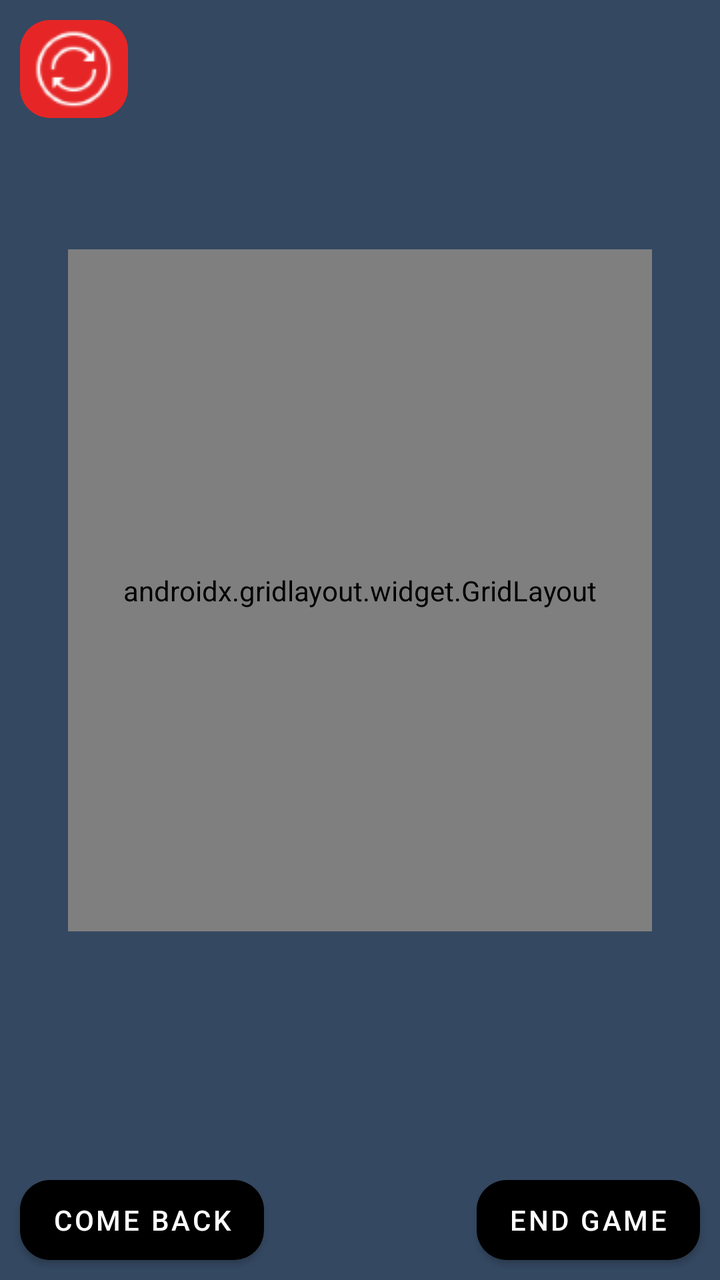
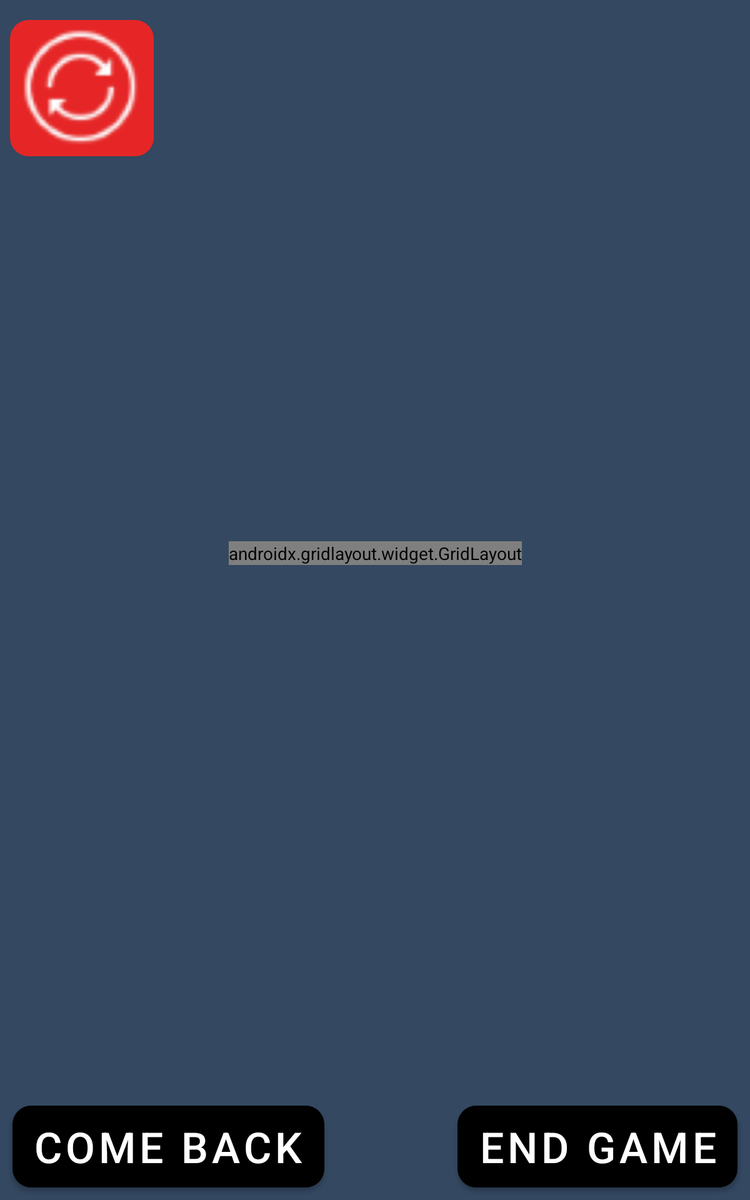

One screen, two layout resources from the same app: the default and the repository's alternative for another configuration. Each is rendered where Android would select it; the XML of both is given below.
<!-- AndroidManifest.xml: application theme Theme.GamesClock -->
<!-- res/layout/fragment_rummy.xml -->
<?xml version="1.0" encoding="utf-8"?>
<layout xmlns:android="http://schemas.android.com/apk/res/android"
    xmlns:app="http://schemas.android.com/apk/res-auto"
    xmlns:tools="http://schemas.android.com/tools">

    <FrameLayout
        android:layout_width="match_parent"
        android:layout_height="match_parent"
        tools:context=".rummikub.RummyFragment">


        <androidx.constraintlayout.widget.ConstraintLayout
            android:layout_width="match_parent"
            android:layout_height="match_parent"
            android:background="@color/background">

            <androidx.gridlayout.widget.GridLayout
                android:id="@+id/gridLayout"
                android:layout_width="292dp"
                android:layout_height="341dp"
                android:layout_marginStart="16dp"
                android:layout_marginTop="16dp"
                android:layout_marginEnd="16dp"
                android:layout_marginBottom="16dp"
                app:layout_constraintBottom_toTopOf="@+id/bttnEndGame"
                app:layout_constraintEnd_toEndOf="parent"
                app:layout_constraintHorizontal_bias="0.5"
                app:layout_constraintStart_toStartOf="parent"
                app:layout_constraintTop_toTopOf="parent">

                <ImageButton
                    android:id="@+id/bttnPlayer3"
                    android:layout_width="wrap_content"
                    android:layout_height="wrap_content"
                    android:contentDescription="@string/button_player_3"
                    app:layout_column="0"
                    app:layout_row="2"
                    app:srcCompat="@drawable/comodinnegre" />

                <ImageButton
                    android:id="@+id/bttnPlayer4"
                    android:layout_width="wrap_content"
                    android:layout_height="wrap_content"
                    android:contentDescription="@string/button_player_4"
                    app:layout_column="1"
                    app:layout_row="2"
                    app:srcCompat="@drawable/comodinvermell" />

                <ImageButton
                    android:id="@+id/bttnPlayer1"
                    android:layout_width="wrap_content"
                    android:layout_height="wrap_content"
                    android:contentDescription="@string/button_player_1"
                    app:layout_column="0"
                    app:layout_row="1"
                    app:srcCompat="@drawable/comodingroc" />

                <ImageButton
                    android:id="@+id/bttnPlayer2"
                    android:layout_width="wrap_content"
                    android:layout_height="wrap_content"
                    android:contentDescription="@string/button_player_2"
                    app:layout_column="1"
                    app:layout_row="1"
                    app:srcCompat="@drawable/comodinblau" />

                <TextView
                    android:id="@+id/txtPlayer1"
                    style="@style/textPlayers"
                    android:layout_width="133dp"
                    android:layout_height="30dp"
                    android:layout_marginStart="5dp"
                    app:layout_column="0"
                    app:layout_row="0" />

                <TextView
                    android:id="@+id/txtPlayer2"
                    style="@style/textPlayers"
                    android:layout_width="134dp"
                    android:layout_height="30dp"
                    android:layout_marginStart="5dp"
                    app:layout_column="1"
                    app:layout_row="0" />

                <TextView
                    android:id="@+id/txtPlayer3"
                    style="@style/textPlayers"
                    android:layout_width="137dp"
                    android:layout_height="30dp"
                    android:layout_marginStart="5dp"
                    app:layout_column="0"
                    app:layout_row="3" />

                <TextView
                    android:id="@+id/txtPlayer4"
                    style="@style/textPlayers"
                    android:layout_width="134dp"
                    android:layout_height="30dp"
                    android:layout_marginStart="5dp"
                    app:layout_column="1"
                    app:layout_row="3" />

            </androidx.gridlayout.widget.GridLayout>

            <TextView
                android:id="@+id/ttxTime1"
                style="@style/time"
                android:layout_width="wrap_content"
                android:layout_height="wrap_content"
                android:layout_marginStart="16dp"
                android:layout_marginTop="16dp"
                android:layout_marginEnd="16dp"
                android:layout_marginBottom="16dp"
                app:layout_constraintBottom_toTopOf="@+id/gridLayout"
                app:layout_constraintEnd_toEndOf="parent"
                app:layout_constraintStart_toStartOf="parent"
                app:layout_constraintTop_toTopOf="parent" />

            <TextView
                android:id="@+id/txTime2"
                style="@style/time"
                android:layout_width="wrap_content"
                android:layout_height="wrap_content"
                android:layout_marginStart="16dp"
                android:layout_marginTop="16dp"
                android:layout_marginEnd="16dp"
                android:layout_marginBottom="16dp"
                app:layout_constraintBottom_toTopOf="@+id/bttnBack"
                app:layout_constraintEnd_toEndOf="parent"
                app:layout_constraintStart_toStartOf="parent"
                app:layout_constraintTop_toBottomOf="@+id/gridLayout" />

            <Button
                android:id="@+id/bttnEndGame"
                android:layout_width="wrap_content"
                android:layout_height="40dp"
                android:layout_marginEnd="10dp"
                android:layout_marginBottom="10dp"
                android:background="@drawable/button_shape"
                android:backgroundTint="#F55C47"
                android:text="@string/end_game"
                app:layout_constraintBottom_toBottomOf="parent"
                app:layout_constraintEnd_toEndOf="parent"
                tools:ignore="TouchTargetSizeCheck" />

            <Button
                android:id="@+id/bttnBack"
                android:layout_width="wrap_content"
                android:layout_height="40dp"
                android:layout_marginStart="10dp"
                android:layout_marginBottom="10dp"
                android:background="@drawable/button_shape"
                android:backgroundTint="#F55C47"
                android:text="@string/come_back"
                app:layout_constraintBottom_toBottomOf="parent"
                app:layout_constraintStart_toStartOf="parent"
                tools:ignore="TouchTargetSizeCheck" />

            <ImageButton
                android:id="@+id/bttnRetry"
                android:layout_width="54dp"
                android:layout_height="49dp"
                android:layout_marginStart="10dp"
                android:layout_marginTop="10dp"
                android:background="@drawable/button_shape"
                android:contentDescription="@string/retry"
                app:layout_constraintStart_toStartOf="parent"
                app:layout_constraintTop_toTopOf="parent"
                app:srcCompat="@drawable/retry" />

        </androidx.constraintlayout.widget.ConstraintLayout>
    </FrameLayout>
</layout>
<!-- resources referenced by this layout -->
<resources>
  <color name="background">#344861</color>
  <!-- drawable button_shape (drawable) -->
  <?xml version="1.0" encoding="utf-8"?>
  <layer-list xmlns:android="http://schemas.android.com/apk/res/android">
  
      
      <item>
          <shape  android:shape="rectangle">
              <solid android:color="#E62626" />
              <corners android:radius="15dp" />
  
          </shape>
      </item>
  
  
  </layer-list>
  <!-- drawable comodinblau: png bitmap (drawable, 22867 bytes) -->
  <!-- drawable comodingroc: png bitmap (drawable, 21160 bytes) -->
  <!-- drawable comodinnegre: png bitmap (drawable, 19507 bytes) -->
  <!-- drawable comodinvermell: png bitmap (drawable, 5545 bytes) -->
  <!-- drawable retry: png bitmap (drawable, 1862 bytes) -->
  <string name="button_player_1">Button Player 1</string>
  <string name="button_player_2">Button Player 2</string>
  <string name="button_player_3">Button Player 3</string>
  <string name="button_player_4">Button Player 4</string>
  <string name="come_back">COME BACK</string>
  <string name="end_game">end game</string>
  <string name="retry">Retry</string>
  <style name="textPlayers">
          <item name="android:textColor">#FFFFFF</item>
          <item name="android:textSize">20sp</item>
          <item name="android:background">@drawable/players_shape</item>
      </style>
  <style name="time">
          <item name="android:layout_width">wrap_content</item>
          <item name="android:layout_height">wrap_content</item>
          <item name="android:textColor">#FAFAFA</item>
          <item name="android:textSize">34sp</item>
      </style>
  <style name="Theme.GamesClock" parent="Theme.MaterialComponents.DayNight.DarkActionBar">
          
          <item name="colorPrimary">@color/black</item>
          <item name="colorPrimaryVariant">@color/black</item>
          <item name="colorOnPrimary">@color/white</item>
          
          <item name="colorSecondary">@color/teal_200</item>
          <item name="colorSecondaryVariant">@color/teal_700</item>
          <item name="colorOnSecondary">@color/black</item>
          
          <item name="android:statusBarColor" tools:targetApi="l">?attr/colorPrimaryVariant</item>
          
      </style>
  <!-- drawable players_shape (drawable) -->
  <?xml version="1.0" encoding="utf-8"?>
  <layer-list xmlns:android="http://schemas.android.com/apk/res/android">
  
      
      <item>
          <shape  android:shape="rectangle">
              <solid android:color="@color/background" />
              <corners android:radius="15dp" />
  
          </shape>
      </item>
  
  
  </layer-list>
  <color name="black">#FF000000</color>
  <color name="white">#FFFFFFFF</color>
  <color name="teal_200">#F55C47</color>
  <color name="teal_700">#FF018786</color>
</resources>
<!-- res/layout-sw600dp/fragment_rummy.xml (the repository's variant of the layout above) -->
<!-- drawn on a 7-inch tablet held upright -->
<?xml version="1.0" encoding="utf-8"?>
<layout xmlns:android="http://schemas.android.com/apk/res/android"
    xmlns:app="http://schemas.android.com/apk/res-auto"
    xmlns:tools="http://schemas.android.com/tools">

    <FrameLayout
        android:layout_width="match_parent"
        android:layout_height="match_parent"
        tools:context=".rummikub.RummyFragment">


        <androidx.constraintlayout.widget.ConstraintLayout
            android:layout_width="match_parent"
            android:layout_height="match_parent"
            android:background="@color/background">

            <androidx.gridlayout.widget.GridLayout
                android:id="@+id/gridLayout"
                android:layout_width="wrap_content"
                android:layout_height="wrap_content"
                android:layout_marginStart="16dp"
                android:layout_marginTop="16dp"
                android:layout_marginEnd="16dp"
                android:layout_marginBottom="16dp"
                app:layout_constraintBottom_toTopOf="@+id/bttnEndGame"
                app:layout_constraintEnd_toEndOf="parent"
                app:layout_constraintHorizontal_bias="0.5"
                app:layout_constraintStart_toStartOf="parent"
                app:layout_constraintTop_toTopOf="parent">

                <TextView
                    android:id="@+id/txtPlayer1"
                    style="@style/textPlayers"
                    android:layout_width="339dp"
                    android:layout_height="55dp"
                    android:layout_marginStart="5dp"
                    android:textSize="34sp"
                    app:layout_column="0"
                    app:layout_row="0" />

                <TextView
                    android:id="@+id/txtPlayer2"
                    style="@style/textPlayers"
                    android:layout_width="339dp"
                    android:layout_height="55dp"
                    android:layout_marginStart="5dp"
                    android:textSize="34sp"
                    app:layout_column="1"
                    app:layout_row="0" />

                <TextView
                    android:id="@+id/txtPlayer3"
                    style="@style/textPlayers"
                    android:layout_width="339dp"
                    android:layout_height="55dp"
                    android:layout_marginStart="5dp"
                    android:textSize="34sp"
                    app:layout_column="0"
                    app:layout_row="3" />

                <TextView
                    android:id="@+id/txtPlayer4"
                    style="@style/textPlayers"
                    android:layout_width="339dp"
                    android:layout_height="55dp"
                    android:layout_marginStart="5dp"
                    android:textSize="34sp"
                    app:layout_column="1"
                    app:layout_row="3" />

                <ImageButton
                    android:id="@+id/bttnPlayer1"
                    android:layout_width="wrap_content"
                    android:layout_height="wrap_content"
                    android:contentDescription="@string/button_player_1"
                    android:rotation="180"
                    app:layout_column="0"
                    app:layout_row="1"
                    app:srcCompat="@drawable/comodingroctablet" />

                <ImageButton
                    android:id="@+id/bttnPlayer2"
                    android:layout_width="wrap_content"
                    android:layout_height="wrap_content"
                    android:contentDescription="@string/button_player_2"
                    android:rotation="180"
                    app:layout_column="1"
                    app:layout_row="1"
                    app:srcCompat="@drawable/comodinblautablet" />

                <ImageButton
                    android:id="@+id/bttnPlayer3"
                    android:layout_width="wrap_content"
                    android:layout_height="wrap_content"
                    android:contentDescription="@string/button_player_3"
                    app:layout_column="0"
                    app:layout_row="2"
                    app:srcCompat="@drawable/comodinnegretablet" />

                <ImageButton
                    android:id="@+id/bttnPlayer4"
                    android:layout_width="wrap_content"
                    android:layout_height="wrap_content"
                    android:contentDescription="@string/button_player_4"
                    app:layout_column="1"
                    app:layout_row="2"
                    app:srcCompat="@drawable/comodinvermelltablet" />

            </androidx.gridlayout.widget.GridLayout>

            <TextView
                android:id="@+id/ttxTime1"
                style="@style/time"
                android:layout_width="wrap_content"
                android:layout_height="wrap_content"
                android:layout_marginStart="16dp"
                android:layout_marginTop="16dp"
                android:layout_marginEnd="16dp"
                android:layout_marginBottom="16dp"
                android:textSize="60sp"
                app:layout_constraintBottom_toTopOf="@+id/gridLayout"
                app:layout_constraintEnd_toEndOf="parent"
                app:layout_constraintStart_toStartOf="parent"
                app:layout_constraintTop_toTopOf="parent" />

            <TextView
                android:id="@+id/txTime2"
                style="@style/time"
                android:layout_width="wrap_content"
                android:layout_height="wrap_content"
                android:layout_marginStart="16dp"
                android:layout_marginTop="16dp"
                android:layout_marginEnd="16dp"
                android:layout_marginBottom="16dp"
                android:textSize="60sp"
                app:layout_constraintBottom_toTopOf="@+id/bttnBack"
                app:layout_constraintEnd_toEndOf="parent"
                app:layout_constraintStart_toStartOf="parent"
                app:layout_constraintTop_toBottomOf="@+id/gridLayout" />

            <Button
                android:id="@+id/bttnEndGame"
                android:layout_width="wrap_content"
                android:layout_height="wrap_content"
                android:layout_marginEnd="10dp"
                android:layout_marginBottom="10dp"
                android:background="@drawable/button_shape"
                android:backgroundTint="#F55C47"
                android:text="@string/end_game"
                android:textSize="34sp"
                app:layout_constraintBottom_toBottomOf="parent"
                app:layout_constraintEnd_toEndOf="parent"
                tools:ignore="TouchTargetSizeCheck" />

            <Button
                android:id="@+id/bttnBack"
                android:layout_width="wrap_content"
                android:layout_height="wrap_content"
                android:layout_marginStart="10dp"
                android:layout_marginBottom="10dp"
                android:background="@drawable/button_shape"
                android:backgroundTint="#F55C47"
                android:text="@string/come_back"
                android:textSize="34sp"
                app:layout_constraintBottom_toBottomOf="parent"
                app:layout_constraintStart_toStartOf="parent"
                tools:ignore="TouchTargetSizeCheck" />

            <ImageButton
                android:id="@+id/bttnRetry"
                android:layout_width="115dp"
                android:layout_height="109dp"
                android:layout_marginStart="8dp"
                android:layout_marginTop="16dp"
                android:background="@drawable/button_shape"
                android:contentDescription="@string/retry"
                android:minWidth="48dp"
                android:minHeight="48dp"
                app:layout_constraintStart_toStartOf="parent"
                app:layout_constraintTop_toTopOf="parent"
                app:srcCompat="@drawable/retrytablet" />

        </androidx.constraintlayout.widget.ConstraintLayout>
    </FrameLayout>
</layout>
<!-- resources referenced by the variant -->
<!-- as a 7-inch tablet held upright resolves them -->
<resources>
  <color name="background">#344861</color>
  <!-- drawable button_shape (drawable) -->
  <?xml version="1.0" encoding="utf-8"?>
  <layer-list xmlns:android="http://schemas.android.com/apk/res/android">
  
      
      <item>
          <shape  android:shape="rectangle">
              <solid android:color="#E62626" />
              <corners android:radius="15dp" />
  
          </shape>
      </item>
  
  
  </layer-list>
  <!-- drawable comodinblautablet: jpg bitmap (drawable, 59646 bytes) -->
  <!-- drawable comodingroctablet: jpg bitmap (drawable, 50759 bytes) -->
  <!-- drawable retrytablet: png bitmap (drawable, 9318 bytes) -->
  <string name="button_player_1">Button Player 1</string>
  <string name="button_player_2">Button Player 2</string>
  <string name="button_player_3">Button Player 3</string>
  <string name="button_player_4">Button Player 4</string>
  <string name="come_back">COME BACK</string>
  <string name="end_game">end game</string>
  <string name="retry">Retry</string>
  <style name="textPlayers">
          <item name="android:textColor">#FFFFFF</item>
          <item name="android:textSize">20sp</item>
          <item name="android:background">@drawable/players_shape</item>
      </style>
  <style name="time">
          <item name="android:layout_width">wrap_content</item>
          <item name="android:layout_height">wrap_content</item>
          <item name="android:textColor">#FAFAFA</item>
          <item name="android:textSize">34sp</item>
      </style>
  <style name="Theme.GamesClock" parent="Theme.MaterialComponents.DayNight.DarkActionBar">
          
          <item name="colorPrimary">@color/black</item>
          <item name="colorPrimaryVariant">@color/black</item>
          <item name="colorOnPrimary">@color/white</item>
          
          <item name="colorSecondary">@color/teal_200</item>
          <item name="colorSecondaryVariant">@color/teal_700</item>
          <item name="colorOnSecondary">@color/black</item>
          
          <item name="android:statusBarColor" tools:targetApi="l">?attr/colorPrimaryVariant</item>
          
      </style>
  <!-- drawable players_shape (drawable) -->
  <?xml version="1.0" encoding="utf-8"?>
  <layer-list xmlns:android="http://schemas.android.com/apk/res/android">
  
      
      <item>
          <shape  android:shape="rectangle">
              <solid android:color="@color/background" />
              <corners android:radius="15dp" />
  
          </shape>
      </item>
  
  
  </layer-list>
  <color name="black">#FF000000</color>
  <color name="white">#FFFFFFFF</color>
  <color name="teal_200">#F55C47</color>
  <color name="teal_700">#FF018786</color>
</resources>
